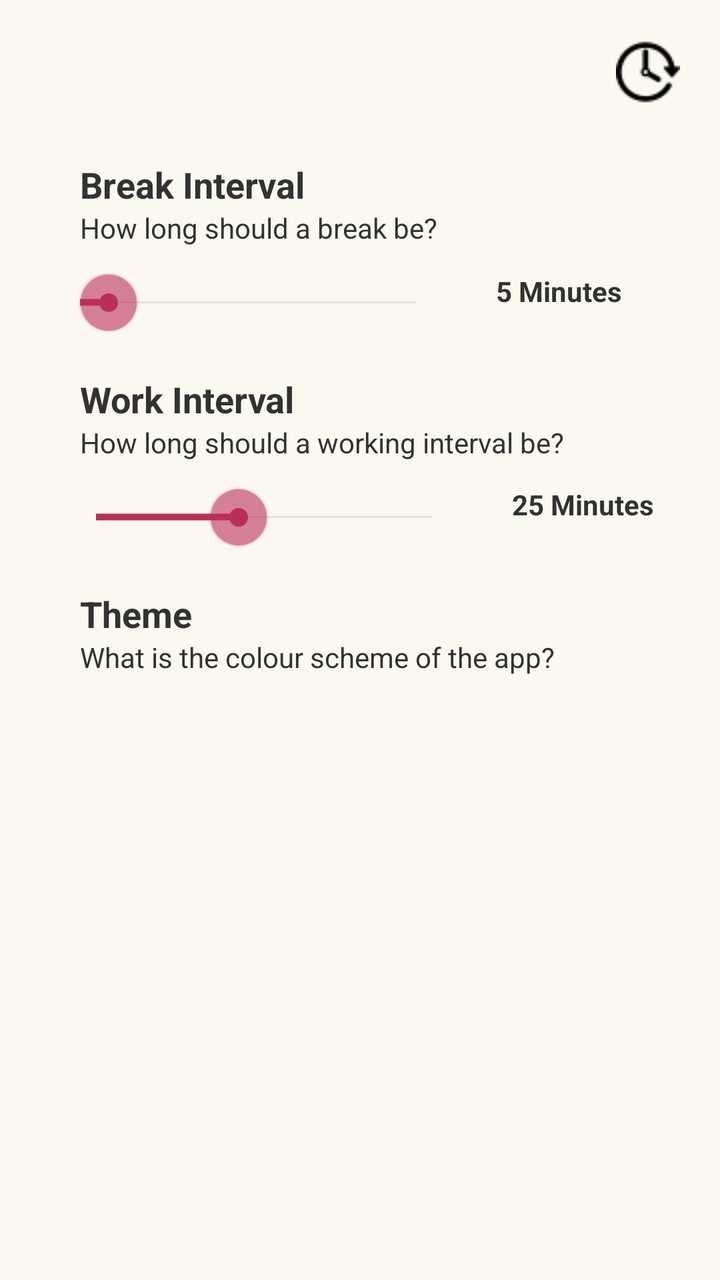
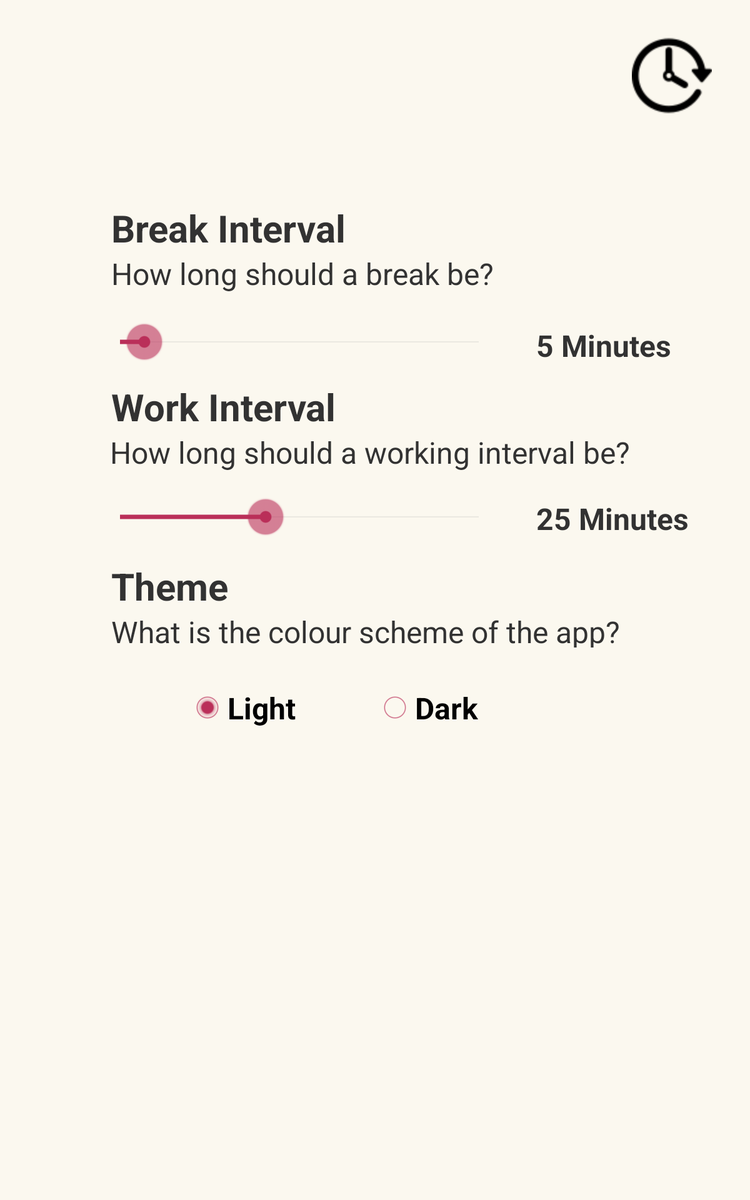

The same Android screen from two of the app's own layout files: first res/layout/ as a phone draws it, then the repository's variant for another configuration, drawn on a device whose configuration selects that folder. Both files follow.
<!-- AndroidManifest.xml: application theme AppTheme -->
<!-- res/layout/activity_settings.xml -->
<?xml version="1.0" encoding="utf-8"?>
<android.support.constraint.ConstraintLayout xmlns:android="http://schemas.android.com/apk/res/android"
    xmlns:app="http://schemas.android.com/apk/res-auto"
    xmlns:tools="http://schemas.android.com/tools"
    android:id="@+id/settingsLayout"
    android:layout_width="match_parent"
    android:layout_height="match_parent"
    android:background="@color/lightBackground"
    tools:context=".SettingsActivity">

    <ImageButton
        android:id="@+id/timerButton"
        android:layout_width="40dp"
        android:layout_height="40dp"
        android:layout_marginEnd="16dp"
        android:layout_marginTop="16dp"
        android:background="?android:attr/selectableItemBackground"
        android:contentDescription="@string/settings_button"
        android:src="@drawable/light_timer"
        app:layout_constraintEnd_toEndOf="parent"
        app:layout_constraintTop_toTopOf="parent" />

    <TextView
        android:id="@+id/breakLabel"
        android:layout_width="wrap_content"
        android:layout_height="wrap_content"
        android:layout_marginStart="40dp"
        android:layout_marginTop="80dp"
        android:text="@string/break_label"
        android:textSize="18sp"
        android:textStyle="bold"
        app:layout_constraintStart_toStartOf="parent"
        app:layout_constraintTop_toTopOf="parent" />

    <TextView
        android:id="@+id/breakStatusView"
        android:layout_width="wrap_content"
        android:layout_height="wrap_content"
        android:layout_marginStart="24dp"
        android:layout_marginTop="136dp"
        android:text="@string/break_status_view"
        android:textSize="14sp"
        android:textStyle="bold"
        app:layout_constraintStart_toEndOf="@+id/breakSeekBar"
        app:layout_constraintTop_toTopOf="parent" />

    <TextView
        android:id="@+id/workStatusView"
        android:layout_width="wrap_content"
        android:layout_height="wrap_content"
        android:layout_marginStart="24dp"
        android:layout_marginTop="12dp"
        android:text="@string/work_status_view"
        android:textSize="14sp"
        android:textStyle="bold"
        app:layout_constraintStart_toEndOf="@+id/workSeekBar"
        app:layout_constraintTop_toBottomOf="@+id/workDescriptionLabel" />

    <TextView
        android:id="@+id/breakDescriptionLabel"
        android:layout_width="wrap_content"
        android:layout_height="wrap_content"
        android:layout_marginStart="40dp"
        android:text="@string/break_description_label"
        app:layout_constraintStart_toStartOf="parent"
        app:layout_constraintTop_toBottomOf="@+id/breakLabel" />

    <TextView
        android:id="@+id/workDescriptionLabel"
        android:layout_width="wrap_content"
        android:layout_height="wrap_content"
        android:layout_marginStart="40dp"
        android:text="@string/work_description_label"
        android:textSize="14sp"
        app:layout_constraintStart_toStartOf="parent"
        app:layout_constraintTop_toBottomOf="@+id/workLabel" />

    <TextView
        android:id="@+id/themeDescriptionLabel"
        android:layout_width="wrap_content"
        android:layout_height="wrap_content"
        android:layout_marginStart="40dp"
        android:text="@string/theme_description_label"
        android:textSize="14sp"
        app:layout_constraintStart_toStartOf="parent"
        app:layout_constraintTop_toBottomOf="@+id/themeLabel" />

    <TextView
        android:id="@+id/workLabel"
        android:layout_width="wrap_content"
        android:layout_height="wrap_content"
        android:layout_marginStart="40dp"
        android:layout_marginTop="64dp"
        android:text="@string/work_label"
        android:textSize="18sp"
        android:textStyle="bold"
        app:layout_constraintStart_toStartOf="parent"
        app:layout_constraintTop_toBottomOf="@+id/breakDescriptionLabel" />

    <TextView
        android:id="@+id/themeLabel"
        android:layout_width="wrap_content"
        android:layout_height="wrap_content"
        android:layout_marginStart="40dp"
        android:layout_marginTop="64dp"
        android:text="@string/theme_label"
        android:textSize="18sp"
        android:textStyle="bold"
        app:layout_constraintStart_toStartOf="parent"
        app:layout_constraintTop_toBottomOf="@+id/workDescriptionLabel" />

    <SeekBar
        android:id="@+id/breakSeekBar"
        android:layout_width="200dp"
        android:layout_height="wrap_content"
        android:layout_marginStart="24dp"
        android:layout_marginTop="12dp"
        android:max="59"
        android:progress="5"
        android:progressTint="@color/lightPrimary"
        android:scrollbarSize="10dp"
        android:thumbTint="@color/lightPrimary"
        app:layout_constraintStart_toStartOf="parent"
        app:layout_constraintTop_toBottomOf="@+id/breakDescriptionLabel" />

    <SeekBar
        android:id="@+id/workSeekBar"
        android:layout_width="200dp"
        android:layout_height="wrap_content"
        android:layout_marginStart="32dp"
        android:layout_marginTop="12dp"
        android:max="59"
        android:progress="25"
        android:progressTint="@color/lightPrimary"
        android:thumbTint="@color/lightPrimary"
        app:layout_constraintStart_toStartOf="parent"
        app:layout_constraintTop_toBottomOf="@+id/workDescriptionLabel" />

    <RadioGroup
        android:id="@+id/themeRadioGroup"
        android:layout_width="wrap_content"
        android:layout_height="wrap_content"
        android:layout_marginEnd="203dp"
        android:layout_marginLeft="203dp"
        android:layout_marginRight="203dp"
        android:layout_marginStart="203dp"
        android:layout_marginTop="12dp"
        android:orientation="horizontal"
        app:layout_constraintEnd_toEndOf="parent"
        app:layout_constraintStart_toStartOf="parent"
        app:layout_constraintTop_toBottomOf="@+id/themeDescriptionLabel">

        <RadioButton
            android:id="@+id/lightThemeRadioButton"
            android:layout_width="125dp"
            android:layout_height="wrap_content"
            android:buttonTint="@color/lightPrimary"
            android:checked="true"
            android:text="@string/light_theme_label"
            android:textSize="14sp"
            android:textStyle="bold" />

        <RadioButton
            android:id="@+id/darkThemeRadioButton"
            android:layout_width="125dp"
            android:layout_height="wrap_content"
            android:buttonTint="@color/lightPrimary"
            android:text="@string/dark_theme_label"
            android:textSize="14sp"
            android:textStyle="bold" />

    </RadioGroup>

</android.support.constraint.ConstraintLayout>
<!-- resources referenced by this layout -->
<resources>
  <color name="lightBackground">#FBF8EF</color>
  <color name="lightPrimary">#BA2F59</color>
  <!-- drawable light_timer: png bitmap (drawable, 884 bytes) -->
  <string name="break_description_label">How long should a break be?</string>
  <string name="break_label">Break Interval</string>
  <string name="break_status_view">5 Minutes</string>
  <string name="dark_theme_label">Dark</string>
  <string name="light_theme_label">Light</string>
  <string name="settings_button">Settings button</string>
  <string name="theme_description_label">What is the colour scheme of the app?</string>
  <string name="theme_label">Theme</string>
  <string name="work_description_label">How long should a working interval be?</string>
  <string name="work_label">Work Interval</string>
  <string name="work_status_view">25 Minutes</string>
  <style name="AppTheme" parent="android:Theme.Holo.Light.DarkActionBar">
          
          
      </style>
</resources>
<!-- res/layout-sw600dp/activity_settings.xml (the repository's variant of the layout above) -->
<!-- drawn on a 7-inch tablet held upright -->
<?xml version="1.0" encoding="utf-8"?>
<android.support.constraint.ConstraintLayout xmlns:android="http://schemas.android.com/apk/res/android"
    xmlns:app="http://schemas.android.com/apk/res-auto"
    xmlns:tools="http://schemas.android.com/tools"
    android:id="@+id/settingsLayout"

    android:layout_width="match_parent"
    android:layout_height="match_parent"
    android:background="@color/lightBackground"
    tools:context=".SettingsActivity">

    <ImageButton
        android:id="@+id/timerButton"
        android:layout_width="75dp"
        android:layout_height="75dp"
        android:layout_marginEnd="25dp"
        android:layout_marginTop="23dp"
        android:background="?android:attr/selectableItemBackground"
        android:contentDescription="@string/settings_button"
        android:src="@drawable/light_timer"
        app:layout_constraintEnd_toEndOf="parent"
        app:layout_constraintTop_toTopOf="parent" />

    <TextView
        android:id="@+id/breakLabel"
        android:layout_width="wrap_content"
        android:layout_height="wrap_content"
        android:layout_marginStart="89dp"
        android:layout_marginTop="162dp"
        android:text="@string/break_label"
        android:textSize="30sp"
        android:textStyle="bold"
        app:layout_constraintStart_toStartOf="parent"
        app:layout_constraintTop_toTopOf="parent" />

    <TextView
        android:id="@+id/breakStatusView"
        android:layout_width="wrap_content"
        android:layout_height="wrap_content"
        android:layout_marginStart="30dp"
        android:layout_marginTop="260dp"
        android:text="@string/break_status_view"
        android:textSize="24sp"
        android:textStyle="bold"
        app:layout_constraintStart_toEndOf="@+id/breakSeekBar"
        app:layout_constraintTop_toTopOf="parent" />

    <TextView
        android:id="@+id/workStatusView"
        android:layout_width="wrap_content"
        android:layout_height="wrap_content"
        android:layout_marginStart="30dp"
        android:layout_marginTop="16dp"
        android:text="@string/work_status_view"
        android:textSize="24sp"
        android:textStyle="bold"
        app:layout_constraintStart_toEndOf="@+id/workSeekBar"
        app:layout_constraintTop_toBottomOf="@+id/workDescriptionLabel" />

    <TextView
        android:id="@+id/breakDescriptionLabel"
        android:layout_width="wrap_content"
        android:layout_height="wrap_content"
        android:layout_marginStart="89dp"
        android:text="@string/break_description_label"
        android:textSize="24sp"
        app:layout_constraintStart_toStartOf="parent"
        app:layout_constraintTop_toBottomOf="@+id/breakLabel" />

    <TextView
        android:id="@+id/workDescriptionLabel"
        android:layout_width="wrap_content"
        android:layout_height="37dp"
        android:layout_marginStart="88dp"
        android:text="@string/work_description_label"
        android:textSize="24sp"
        app:layout_constraintStart_toStartOf="parent"
        app:layout_constraintTop_toBottomOf="@+id/workLabel" />

    <TextView
        android:id="@+id/themeDescriptionLabel"
        android:layout_width="wrap_content"
        android:layout_height="29dp"
        android:layout_marginStart="89dp"
        android:text="@string/theme_description_label"
        android:textSize="24sp"
        app:layout_constraintStart_toStartOf="parent"
        app:layout_constraintTop_toBottomOf="@+id/themeLabel" />

    <TextView
        android:id="@+id/workLabel"
        android:layout_width="wrap_content"
        android:layout_height="wrap_content"
        android:layout_marginStart="89dp"
        android:layout_marginTop="70dp"
        android:text="@string/work_label"
        android:textSize="30sp"
        android:textStyle="bold"
        app:layout_constraintStart_toStartOf="parent"
        app:layout_constraintTop_toBottomOf="@+id/breakDescriptionLabel" />

    <TextView
        android:id="@+id/themeLabel"
        android:layout_width="wrap_content"
        android:layout_height="wrap_content"
        android:layout_marginStart="89dp"
        android:layout_marginTop="66dp"
        android:text="@string/theme_label"
        android:textSize="30sp"
        android:textStyle="bold"
        app:layout_constraintStart_toStartOf="parent"
        app:layout_constraintTop_toBottomOf="@+id/workDescriptionLabel" />

    <SeekBar
        android:id="@+id/breakSeekBar"
        android:layout_width="319dp"
        android:layout_height="61dp"
        android:layout_marginStart="80dp"
        android:layout_marginTop="8dp"
        android:max="59"
        android:progress="4"
        android:progressTint="@color/lightPrimary"
        android:thumbTint="@color/lightPrimary"
        app:layout_constraintStart_toStartOf="parent"
        app:layout_constraintTop_toBottomOf="@+id/breakDescriptionLabel" />

    <SeekBar
        android:id="@+id/workSeekBar"
        android:layout_width="319dp"
        android:layout_height="61dp"
        android:layout_marginStart="80dp"
        android:layout_marginTop="148dp"
        android:max="59"
        android:progress="24"
        android:progressTint="@color/lightPrimary"
        android:thumbTint="@color/lightPrimary"
        app:layout_constraintStart_toStartOf="parent"
        app:layout_constraintTop_toBottomOf="@+id/breakDescriptionLabel" />

    <RadioGroup
        android:id="@+id/themeRadioGroup"
        android:layout_width="300dp"
        android:layout_height="34dp"
        android:layout_marginEnd="203dp"
        android:layout_marginLeft="203dp"
        android:layout_marginRight="203dp"
        android:layout_marginStart="203dp"
        android:layout_marginTop="32dp"
        android:orientation="horizontal"
        app:layout_constraintEnd_toEndOf="parent"
        app:layout_constraintStart_toStartOf="parent"
        app:layout_constraintTop_toBottomOf="@+id/themeDescriptionLabel">

        <RadioButton
            android:id="@+id/lightThemeRadioButton"
            android:layout_width="150dp"
            android:layout_height="wrap_content"
            android:checked="true"
            android:text="@string/light_theme_label"
            android:textSize="24sp"
            android:textStyle="bold"
            android:buttonTint="@color/lightPrimary" />

        <RadioButton
            android:id="@+id/darkThemeRadioButton"
            android:layout_width="150dp"
            android:layout_height="wrap_content"
            android:text="@string/dark_theme_label"
            android:textSize="24sp"
            android:textStyle="bold"
            android:buttonTint="@color/lightPrimary" />

    </RadioGroup>

</android.support.constraint.ConstraintLayout>
